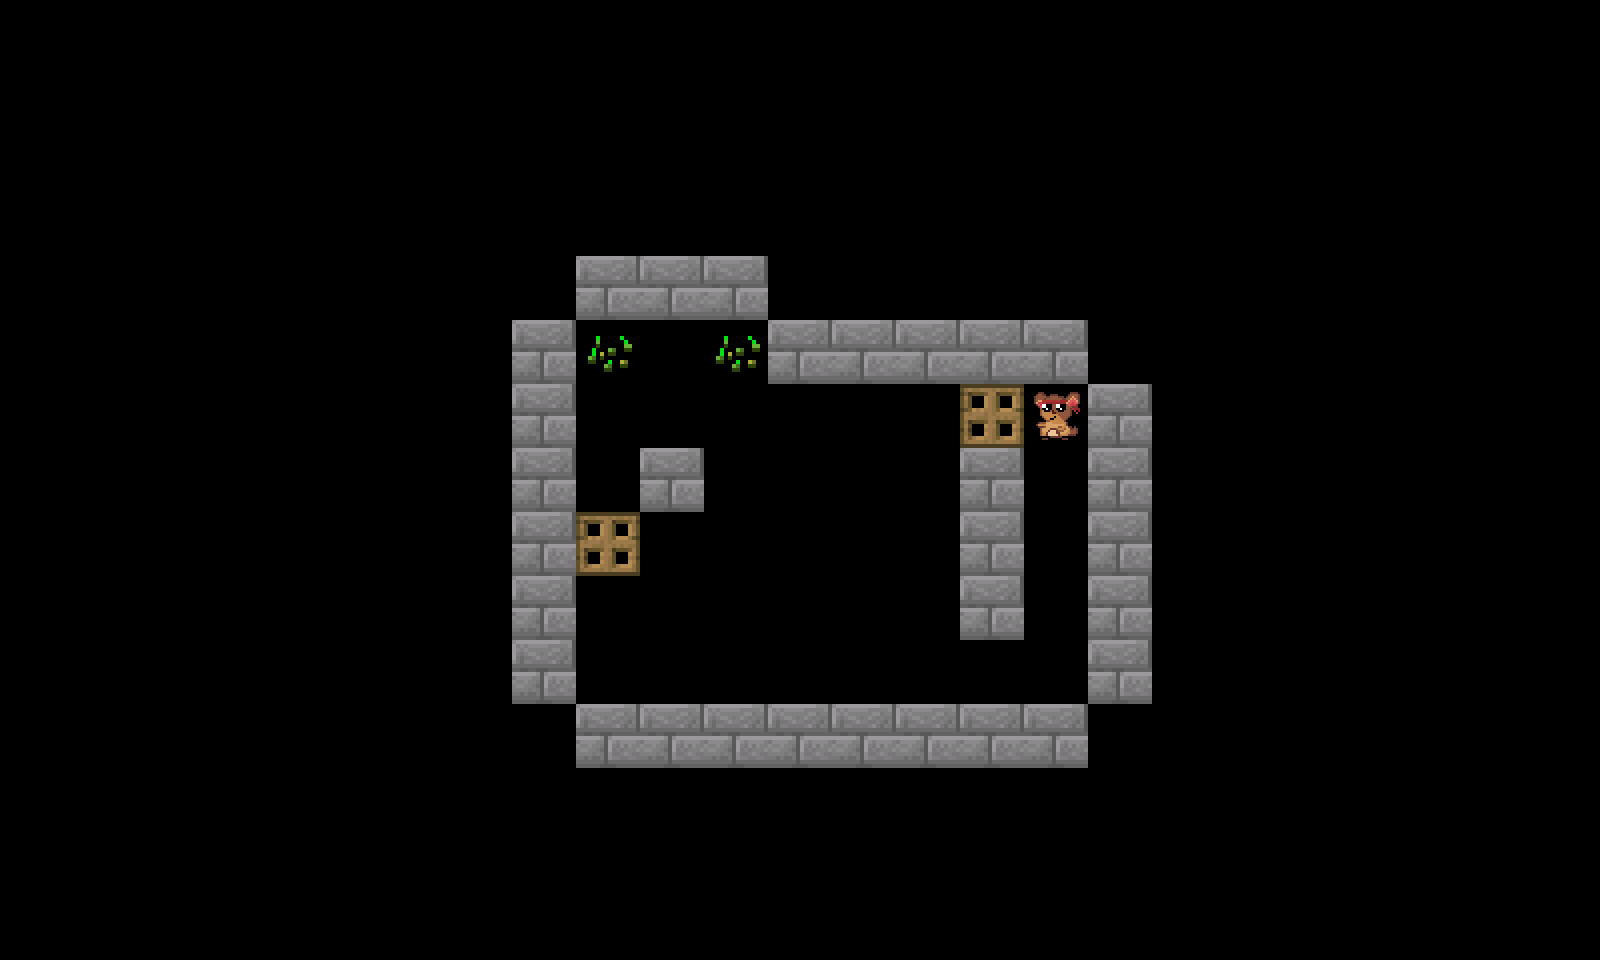

This game map was drawn from its Tiled (.tmx) file and the tilesets committed beside it. A one-line description and the full map source follow:
An orthogonal 25x15 tile map with 64x64 px tiles, 1 tile layer (specials), 1 hidden layer not drawn.

<map version="1.5" tiledversion="1.6.0" orientation="orthogonal" renderorder="right-down" width="25" height="15" tilewidth="64" tileheight="64" infinite="0" nextlayerid="3" nextobjectid="1">
 <tileset firstgid="1" source="tiles.tsx" />
 <layer id="1" name="staticMap" width="25" height="15" visible="0">
  <data encoding="csv">
0,0,0,0,0,0,0,0,0,0,0,0,0,0,0,0,0,0,0,0,0,0,0,0,0,
0,0,0,0,0,0,0,0,0,0,0,0,0,0,0,0,0,0,0,0,0,0,0,0,0,
0,0,0,0,0,0,0,0,0,0,0,0,0,0,0,0,0,0,0,0,0,0,0,0,0,
0,0,0,0,0,0,0,0,6,6,6,6,6,0,0,0,0,0,0,0,0,0,0,0,0,
0,0,0,0,0,0,0,6,6,0,0,0,6,6,6,6,6,6,0,0,0,0,0,0,0,
0,0,0,0,0,0,0,6,0,5,5,5,0,0,0,0,0,6,6,0,0,0,0,0,0,
0,0,0,0,0,0,0,6,0,5,5,5,5,5,5,5,5,0,6,0,0,0,0,0,0,
0,0,0,0,0,0,0,6,0,5,0,5,5,5,5,0,5,0,6,0,0,0,0,0,0,
0,0,0,0,0,0,0,6,0,5,5,5,5,5,5,0,5,0,6,0,0,0,0,0,0,
0,0,0,0,0,0,0,6,0,5,5,5,5,5,5,0,5,0,6,0,0,0,0,0,0,
0,0,0,0,0,0,0,6,0,5,5,5,5,5,5,5,5,0,6,0,0,0,0,0,0,
0,0,0,0,0,0,0,6,6,0,0,0,0,0,0,0,0,6,6,0,0,0,0,0,0,
0,0,0,0,0,0,0,0,6,6,6,6,6,6,6,6,6,6,0,0,0,0,0,0,0,
0,0,0,0,0,0,0,0,0,0,0,0,0,0,0,0,0,0,0,0,0,0,0,0,0,
0,0,0,0,0,0,0,0,0,0,0,0,0,0,0,0,0,0,0,0,0,0,0,0,0
</data>
 </layer>
 <layer id="2" name="specials" width="25" height="15">
  <data encoding="csv">
0,0,0,0,0,0,0,0,0,0,0,0,0,0,0,0,0,0,0,0,0,0,0,0,0,
0,0,0,0,0,0,0,0,0,0,0,0,0,0,0,0,0,0,0,0,0,0,0,0,0,
0,0,0,0,0,0,0,0,0,0,0,0,0,0,0,0,0,0,0,0,0,0,0,0,0,
0,0,0,0,0,0,0,0,0,0,0,0,0,0,0,0,0,0,0,0,0,0,0,0,0,
0,0,0,0,0,0,0,0,0,1,1,1,0,0,0,0,0,0,0,0,0,0,0,0,0,
0,0,0,0,0,0,0,0,1,2,0,2,1,1,1,1,1,0,0,0,0,0,0,0,0,
0,0,0,0,0,0,0,0,1,0,0,0,0,0,0,7,8,1,0,0,0,0,0,0,0,
0,0,0,0,0,0,0,0,1,0,1,0,0,0,0,1,0,1,0,0,0,0,0,0,0,
0,0,0,0,0,0,0,0,1,7,0,0,0,0,0,1,0,1,0,0,0,0,0,0,0,
0,0,0,0,0,0,0,0,1,0,0,0,0,0,0,1,0,1,0,0,0,0,0,0,0,
0,0,0,0,0,0,0,0,1,0,0,0,0,0,0,0,0,1,0,0,0,0,0,0,0,
0,0,0,0,0,0,0,0,0,1,1,1,1,1,1,1,1,0,0,0,0,0,0,0,0,
0,0,0,0,0,0,0,0,0,0,0,0,0,0,0,0,0,0,0,0,0,0,0,0,0,
0,0,0,0,0,0,0,0,0,0,0,0,0,0,0,0,0,0,0,0,0,0,0,0,0,
0,0,0,0,0,0,0,0,0,0,0,0,0,0,0,0,0,0,0,0,0,0,0,0,0
</data>
 </layer>
</map>
